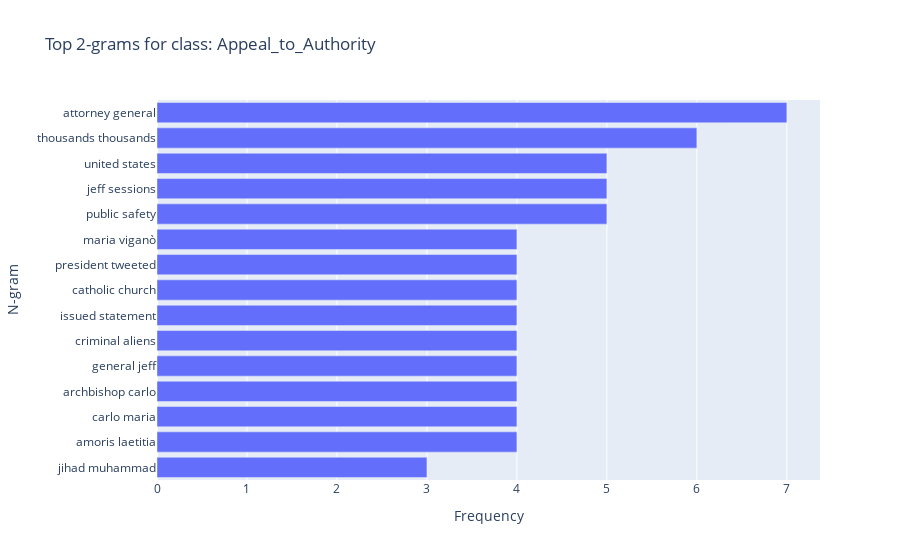
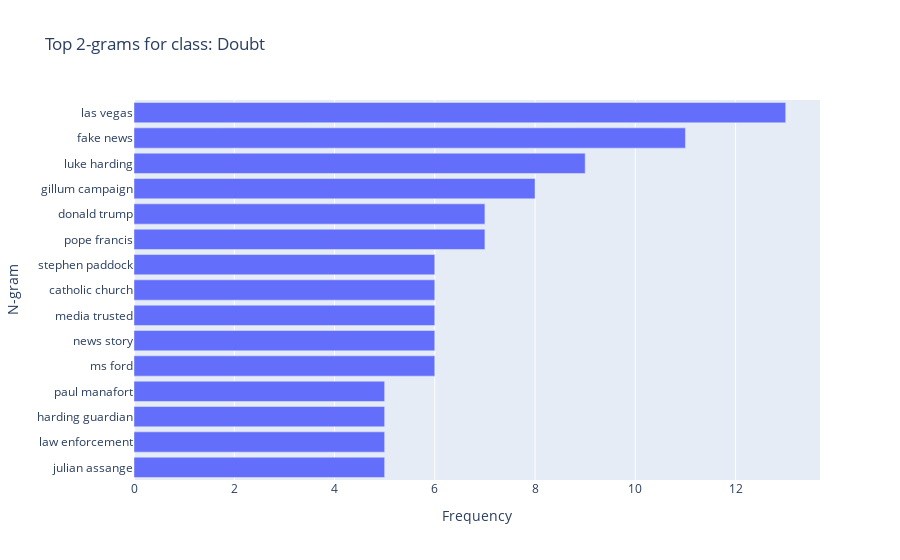
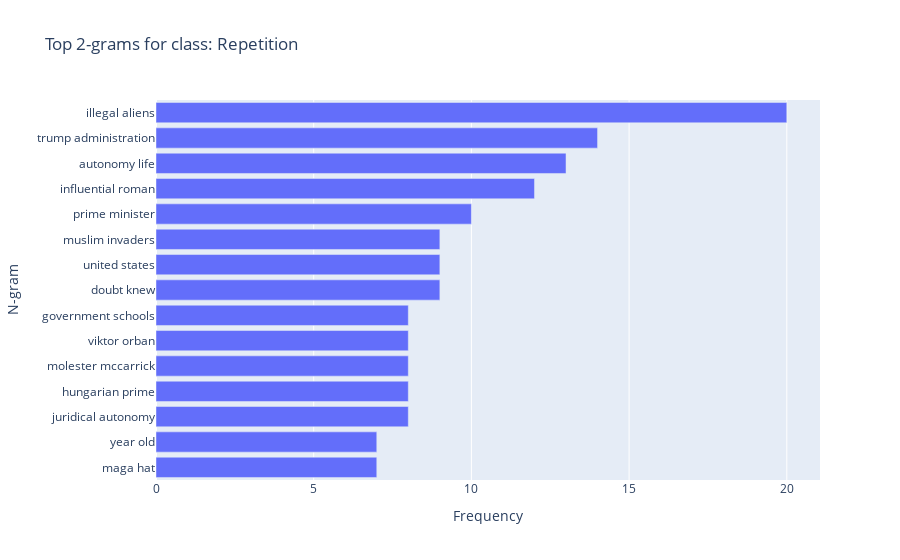
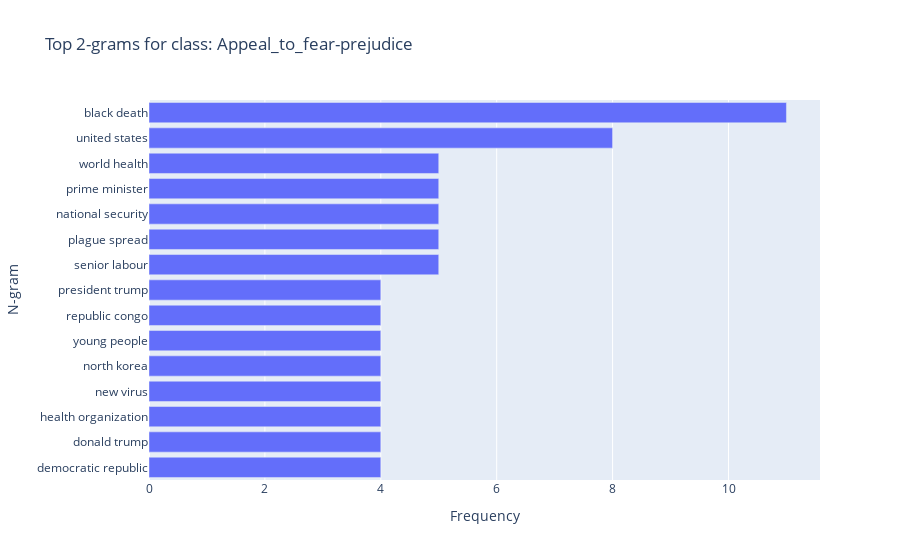

Notebook code cell kept with these figures, in order:
### Markdown cell above
#### **Bigram Analysis**

### Code cell
import sys
import os
import wandb 
import pandas as pd

current_dir = os.getcwd()
project_root = os.path.dirname(current_dir)

if project_root not in sys.path:
    sys.path.append(project_root)

from src.utils import analyze_ngrams

analyze_ngrams(df, n=2, top_k=15)

### Figure 1 — Plotly figure (JSON) as saved in the notebook; plotly's stock layout.template omitted (floating-point values rounded to 4 significant figures)
{"data": [{"hovertemplate": "Frequency=%{x}<br>N-gram=%{y}<extra></extra>", "legendgroup": "", "marker": {"color": "#636efa", "pattern": {"shape": ""}}, "name": "", "orientation": "h", "showlegend": false, "textposition": "auto", "type": "bar", "x": [3, 4, 4, 4, 4, 4, 4, 4, 4, 4, 5, 5, 5, 6, 7], "xaxis": "x", "y": ["jihad muhammad", "amoris laetitia", "carlo maria", "archbishop carlo", "general jeff", "criminal aliens", "issued statement", "catholic church", "president tweeted", "maria viganò", "public safety", "jeff sessions", "united states", "thousands thousands", "attorney general"], "yaxis": "y"}], "layout": {"barmode": "relative", "legend": {"tracegroupgap": 0}, "title": {"text": "Top 2-grams for class: Appeal_to_Authority"}, "xaxis": {"anchor": "y", "domain": [0, 1], "title": {"text": "Frequency"}}, "yaxis": {"anchor": "x", "domain": [0, 1], "title": {"text": "N-gram"}}}}

### Figure 2 — Plotly figure (JSON) as saved in the notebook; plotly's stock layout.template omitted (floating-point values rounded to 4 significant figures)
{"data": [{"hovertemplate": "Frequency=%{x}<br>N-gram=%{y}<extra></extra>", "legendgroup": "", "marker": {"color": "#636efa", "pattern": {"shape": ""}}, "name": "", "orientation": "h", "showlegend": false, "textposition": "auto", "type": "bar", "x": [5, 5, 5, 5, 6, 6, 6, 6, 6, 7, 7, 8, 9, 11, 13], "xaxis": "x", "y": ["julian assange", "law enforcement", "harding guardian", "paul manafort", "ms ford", "news story", "media trusted", "catholic church", "stephen paddock", "pope francis", "donald trump", "gillum campaign", "luke harding", "fake news", "las vegas"], "yaxis": "y"}], "layout": {"barmode": "relative", "legend": {"tracegroupgap": 0}, "title": {"text": "Top 2-grams for class: Doubt"}, "xaxis": {"anchor": "y", "domain": [0, 1], "title": {"text": "Frequency"}}, "yaxis": {"anchor": "x", "domain": [0, 1], "title": {"text": "N-gram"}}}}

### Figure 3 — Plotly figure (JSON) as saved in the notebook; plotly's stock layout.template omitted (floating-point values rounded to 4 significant figures)
{"data": [{"hovertemplate": "Frequency=%{x}<br>N-gram=%{y}<extra></extra>", "legendgroup": "", "marker": {"color": "#636efa", "pattern": {"shape": ""}}, "name": "", "orientation": "h", "showlegend": false, "textposition": "auto", "type": "bar", "x": [7, 7, 8, 8, 8, 8, 8, 9, 9, 9, 10, 12, 13, 14, 20], "xaxis": "x", "y": ["maga hat", "year old", "juridical autonomy", "hungarian prime", "molester mccarrick", "viktor orban", "government schools", "doubt knew", "united states", "muslim invaders", "prime minister", "influential roman", "autonomy life", "trump administration", "illegal aliens"], "yaxis": "y"}], "layout": {"barmode": "relative", "legend": {"tracegroupgap": 0}, "title": {"text": "Top 2-grams for class: Repetition"}, "xaxis": {"anchor": "y", "domain": [0, 1], "title": {"text": "Frequency"}}, "yaxis": {"anchor": "x", "domain": [0, 1], "title": {"text": "N-gram"}}}}

### Figure 4 — Plotly figure (JSON) as saved in the notebook; plotly's stock layout.template omitted (floating-point values rounded to 4 significant figures)
{"data": [{"hovertemplate": "Frequency=%{x}<br>N-gram=%{y}<extra></extra>", "legendgroup": "", "marker": {"color": "#636efa", "pattern": {"shape": ""}}, "name": "", "orientation": "h", "showlegend": false, "textposition": "auto", "type": "bar", "x": [4, 4, 4, 4, 4, 4, 4, 4, 5, 5, 5, 5, 5, 8, 11], "xaxis": "x", "y": ["democratic republic", "donald trump", "health organization", "new virus", "north korea", "young people", "republic congo", "president trump", "senior labour", "plague spread", "national security", "prime minister", "world health", "united states", "black death"], "yaxis": "y"}], "layout": {"barmode": "relative", "legend": {"tracegroupgap": 0}, "title": {"text": "Top 2-grams for class: Appeal_to_fear-prejudice"}, "xaxis": {"anchor": "y", "domain": [0, 1], "title": {"text": "Frequency"}}, "yaxis": {"anchor": "x", "domain": [0, 1], "title": {"text": "N-gram"}}}}
